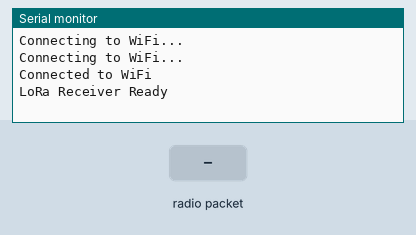
This program was run on a simulated ESP8266 (NodeMCU). Parts: the last lines printed to the serial monitor. Inputs (shaded band) come from the test bench. WiFi joins after 1.5 s; servers stay silent unless stated; uploads are accepted with an empty reply; no radio packets arrive unless stated.

Above: at 3.2 s.
3.3 s: radio packet "1" arrives
At 4.4 s:
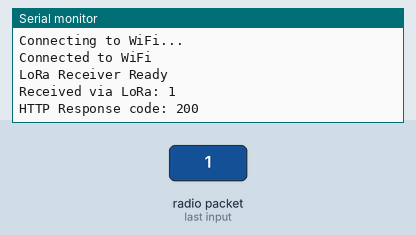
5.0 s: radio packet "0" arrives
At 5.16 s:
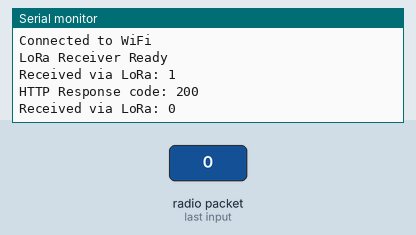
6.5 s: radio packet "2" arrives
At 8.0 s:
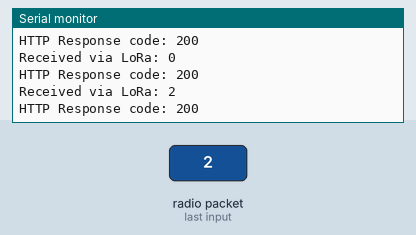

Measured:
- after the input at 3.3 s, the serial monitor: prints a new line at once (image 1)
- after the input at 5.0 s, the serial monitor: prints a new line at once (image 2)
- after the input at 6.5 s, the serial monitor: prints a new line at once (image 3)

The program:

main.cpp
```cpp
#include <Arduino.h>
#include <LoRa.h>
#include <WiFi.h>
#include <HTTPClient.h>

// LoRa Pins
#define SS 5
#define RST 14
#define DIO0 2

// Wi-Fi credentials
const char* ssid = "your_wifi_ssid";
const char* password = "your_wifi_password";

// Supabase details
const char* supabaseUrl = "https://your-supabase-url.supabase.co/rest/v1/water_levels";
const char* supabaseKey = "your_supabase_api_key";

void setup() {
    Serial.begin(115200);

    // Connect to Wi-Fi
    WiFi.begin(ssid, password);
    while (WiFi.status() != WL_CONNECTED) {
        delay(1000);
        Serial.println("Connecting to WiFi...");
    }
    Serial.println("Connected to WiFi");

    // Initialize LoRa
    LoRa.setPins(SS, RST, DIO0);
    if (!LoRa.begin(433E6)) { // Adjust frequency for your region
        Serial.println("LoRa Error");
        while (1);
    }
    LoRa.setSpreadingFactor(12);
    LoRa.setSignalBandwidth(125E3);
    LoRa.setCodingRate4(8);
    Serial.println("LoRa Receiver Ready");
}

void loop() {
    int packetSize = LoRa.parsePacket();
    if (packetSize) {
        String message = "";
        while (LoRa.available()) {
            message += (char)LoRa.read();
        }
        Serial.print("Received via LoRa: ");
        Serial.println(message);

        // Send to Supabase
        HTTPClient http;
        http.begin(supabaseUrl);
        http.addHeader("Content-Type", "application/json");
        http.addHeader("Authorization", String("Bearer ") + supabaseKey);
        int httpResponseCode = http.POST(message);
        if (httpResponseCode > 0) {
            Serial.printf("HTTP Response code: %d\n", httpResponseCode);
        } else {
            Serial.printf("HTTP Error: %s\n", http.errorToString(httpResponseCode).c_str());
        }
        http.end();
    }
}
```
